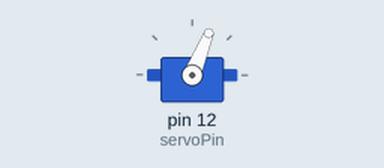
Recording of a sketch running on a simulated Arduino Uno, built with avr-gcc and run on an emulated ATmega328P. Shown: servo.

Above: at 1.05 s.
At 1.6 s:
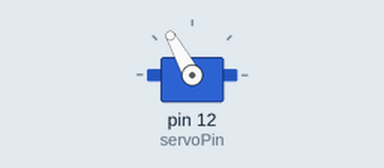
At 2.15 s:
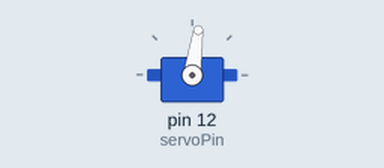
At 3.15 s:
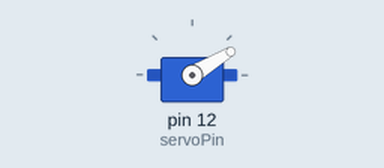
Timing chart, 0 to 6.1 s (numbered marks = the images above):
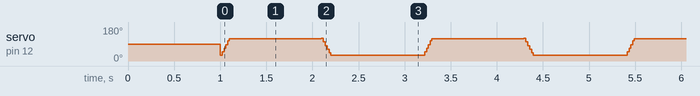

Measured:
- by itself, servo on pin 12 (servoPin): repeats every 2.2 s: 49° 0.02 s, 68° 0.02 s, 87° 0.02 s, 106° 0.02 s, 119° 1.0 s, 120° 0.02 s, 101° 0.02 s, 82° 0.02 s, 63° 0.02 s, 44° 0.02 s, 31° 1.0 s, 30° 0.02 s

The sketch:

ServoMotorSuave.ino
```cpp
/*

        O objetivo deste programa é realizar o controle suave de servo motores, fazendo ele se deslocar a um ângulo a outro em determinado tempo. Para isso, será utilizada
    a biblioteca do servo, denominada "Servo.h". Esta biblioteca faz o controle dos motores a partir das interrupções do microcontrolador ATMega328P, presente no Arduíno,
    fazendo com que o código fique limpo, não sofrendo com delays que travam a execução.
        Difrentemente do professor, na função "movimentoSuave", eu programei o tempo de giro do motor como sendo o tempo real que foi passado para a função, em milisegundos.
    Na função análoga do professor, o tempo passado tem que ser multiplicado pelo intervalo de angulos em que o motor irá girar. Isto é, na função do professor, se é passado
    o valor 1000ms = 1s, e os angulos de inicio = 0 e fim = 180, o servo irá demorar 180*1000ms = 180s, que dá mais de 2min. Se passar o tempo de 10ms, 180*10ms = 1.8s. Logo,
    na minha função eu preferi passar o tempo real, dividindo o tempo passado pelo intervalo de ângulos. Ex: Na minha função, se eu passar 1000ms, e os angulos 0 e 180, o tempo
    de rotação será t = (1000/(180-0))*180 = 1000ms = 1s. Dessa forma, o tempo de rotação é o mesmo tempo passado. Para se entender melhor, basta ver o código da função
    "movimentoSuave" escrito abaixo.

        Na simulação e na prática o circuito e o programa funcionaram perfeitamente.

*/

// Inclusão de bibliotecas
#include <Servo.h>

// Mapeamento de hardware
#define servoPin 12                                      // Cria mnemônico para o pino 12 do Arduino

// Variáveis auxiliares
Servo motor;

// Funções auxiliares
void movimentoSuave(const int tempo, int inicio, int fim);

void setup() {

    pinMode(servoPin, OUTPUT);                              // Configura servoPin como saída. Com a utilização da biblioteca Servo não é necessário, mas é boa prática

    motor.attach(servoPin);                                 // Configura o pino 12, servoPin, como o pino de controle do servo motor

    motor.write(90);                                        // Inicia motor em 90 graus
    delay(1000);                                            // Aguarda 1000ms = 1s

} // end void setup

void loop() {

    movimentoSuave(100, 30, 120);

    delay(1000);

    movimentoSuave(100, 120, 30);

    delay(1000);

} // end void loop


void movimentoSuave(const int tempo, int inicio, int fim){

    bool control;

    if(inicio < fim)
      control = 0;
    else
      control = 1;

    if(!control){

      for(int i=inicio; i < fim; i++){

        int aux = fim - inicio;

        motor.write(i);

        delay(tempo/aux);

      } // end for
    } // end if

    if(control){

      for(int i=inicio; i > fim; i--){

        int aux = inicio - fim;

        motor.write(i);

        delay(tempo/aux);

      } // end for
    } // end if


} // end void movimentoSuave
```
